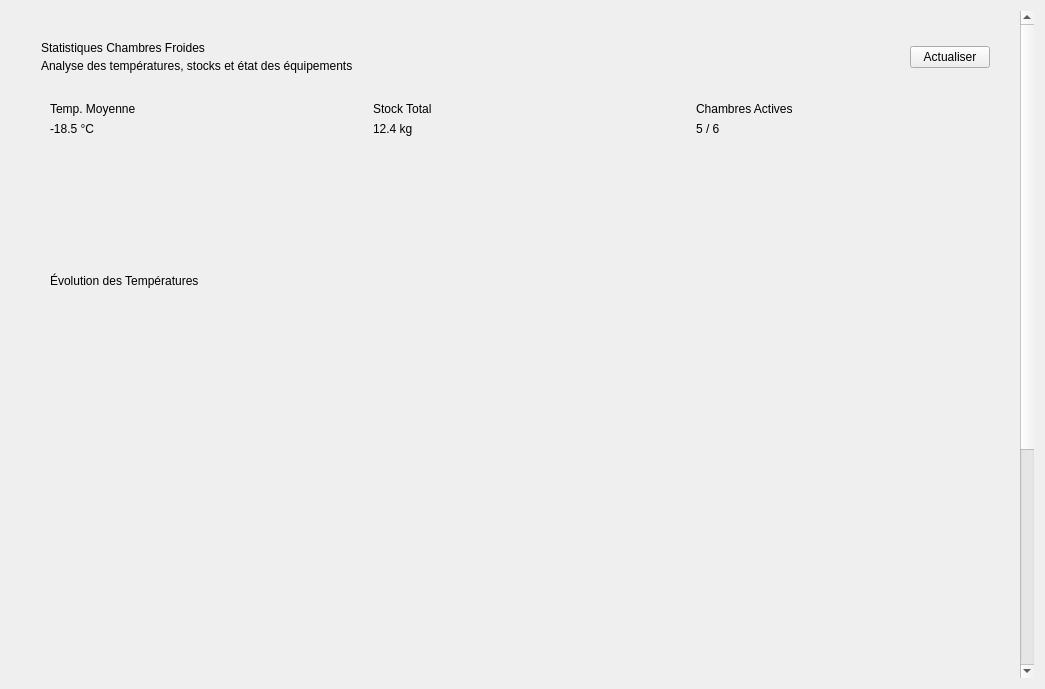
<?xml version="1.0" encoding="UTF-8"?>
<ui version="4.0">
 <class>ChambresFroidesStatsPage</class>
 <widget class="QWidget" name="ChambresFroidesStatsPage">
  <property name="geometry">
   <rect>
    <x>0</x>
    <y>0</y>
    <width>1045</width>
    <height>689</height>
   </rect>
  </property>
  <layout class="QVBoxLayout" name="mainLayout">
   <item>
    <widget class="QScrollArea" name="scrollArea">
     <property name="widgetResizable">
      <bool>true</bool>
     </property>
     <property name="frameShape">
      <enum>QFrame::NoFrame</enum>
     </property>
     <widget class="QWidget" name="scrollAreaWidgetContents">
      <layout class="QVBoxLayout" name="verticalLayout">
       <property name="spacing">
        <number>20</number>
       </property>
       <property name="leftMargin">
        <number>30</number>
       </property>
       <property name="topMargin">
        <number>30</number>
       </property>
       <property name="rightMargin">
        <number>30</number>
       </property>
       <property name="bottomMargin">
        <number>30</number>
       </property>
       <item>
        <layout class="QHBoxLayout" name="headerLayout">
         <item>
          <layout class="QVBoxLayout" name="titleLayout">
           <property name="spacing">
            <number>4</number>
           </property>
           <item>
            <widget class="QLabel" name="lblTitle">
             <property name="text">
              <string>Statistiques Chambres Froides</string>
             </property>
            </widget>
           </item>
           <item>
            <widget class="QLabel" name="lblSubtitle">
             <property name="text">
              <string>Analyse des températures, stocks et état des équipements</string>
             </property>
            </widget>
           </item>
          </layout>
         </item>
         <item>
          <spacer name="horizontalSpacer">
           <property name="orientation">
            <enum>Qt::Horizontal</enum>
           </property>
           <property name="sizeHint" stdset="0">
            <size>
             <width>40</width>
             <height>20</height>
            </size>
           </property>
          </spacer>
         </item>
         <item>
          <widget class="QPushButton" name="btnRefresh">
           <property name="text">
            <string>Actualiser</string>
           </property>
          </widget>
         </item>
        </layout>
       </item>
       <item>
        <layout class="QHBoxLayout" name="kpiLayout">
         <property name="spacing">
          <number>20</number>
         </property>
         <item>
          <widget class="QFrame" name="cardKpiTemp">
           <layout class="QVBoxLayout" name="vlKpi1">
            <item>
             <widget class="QLabel" name="lblKpiTempTitle">
              <property name="text">
               <string>Temp. Moyenne</string>
              </property>
             </widget>
            </item>
            <item>
             <widget class="QLabel" name="lblKpiTempValue">
              <property name="text">
               <string>-18.5 °C</string>
              </property>
             </widget>
            </item>
           </layout>
          </widget>
         </item>
         <item>
          <widget class="QFrame" name="cardKpiStock">
           <layout class="QVBoxLayout" name="vlKpi2">
            <item>
             <widget class="QLabel" name="lblKpiStockTitle">
              <property name="text">
               <string>Stock Total</string>
              </property>
             </widget>
            </item>
            <item>
             <widget class="QLabel" name="lblKpiStockValue">
              <property name="text">
               <string>12.4 kg</string>
              </property>
             </widget>
            </item>
           </layout>
          </widget>
         </item>
         <item>
          <widget class="QFrame" name="cardKpiActive">
           <layout class="QVBoxLayout" name="vlKpi3">
            <item>
             <widget class="QLabel" name="lblKpiActiveTitle">
              <property name="text">
               <string>Chambres Actives</string>
              </property>
             </widget>
            </item>
            <item>
             <widget class="QLabel" name="lblKpiActiveValue">
              <property name="text">
               <string>5 / 6</string>
              </property>
             </widget>
            </item>
           </layout>
          </widget>
         </item>
        </layout>
       </item>
       <item>
        <layout class="QGridLayout" name="chartsLayout">
         <property name="spacing">
          <number>20</number>
         </property>
         <item row="0" column="0" colspan="2">
          <widget class="QFrame" name="cardChartTemp">
           <property name="minimumSize">
            <size>
             <width>0</width>
             <height>450</height>
            </size>
           </property>
           <layout class="QVBoxLayout" name="vlChart1">
            <item>
             <widget class="QLabel" name="lblChartTempTitle">
              <property name="text">
               <string>Évolution des Températures</string>
              </property>
             </widget>
            </item>
            <item>
             <widget class="QWidget" name="chartTempContainer" native="true"/>
            </item>
           </layout>
          </widget>
         </item>
         <item row="1" column="0" colspan="2">
          <widget class="QFrame" name="cardChartStatus">
           <property name="minimumSize">
            <size>
             <width>0</width>
             <height>350</height>
            </size>
           </property>
           <layout class="QHBoxLayout" name="hlChart3">
            <item>
             <layout class="QVBoxLayout" name="vlChart3Left">
              <item>
               <widget class="QLabel" name="lblChartStatusTitle">
                <property name="text">
                 <string>État des Chambres</string>
                </property>
               </widget>
              </item>
              <item>
               <widget class="QWidget" name="chartStatusContainer" native="true"/>
              </item>
             </layout>
            </item>
            <item>
             <layout class="QVBoxLayout" name="vlChart3Right">
              <item>
               <widget class="QLabel" name="lblChartSpeciesTitle">
                <property name="text">
                 <string>Répartition par Espèce</string>
                </property>
               </widget>
              </item>
              <item>
               <widget class="QWidget" name="chartSpeciesContainer" native="true"/>
              </item>
             </layout>
            </item>
           </layout>
          </widget>
         </item>
        </layout>
       </item>
      </layout>
     </widget>
    </widget>
   </item>
  </layout>
 </widget>
</ui>
